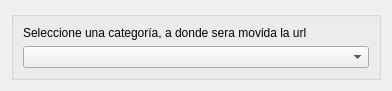
<?xml version="1.0" encoding="UTF-8"?>
<ui version="4.0">
 <class>CategoryDialog</class>
 <widget class="QDialog" name="CategoryDialog">
  <property name="geometry">
   <rect>
    <x>0</x>
    <y>0</y>
    <width>392</width>
    <height>91</height>
   </rect>
  </property>
  <property name="windowTitle">
   <string>Dialog</string>
  </property>
  <layout class="QVBoxLayout" name="verticalLayout_2">
   <item>
    <widget class="QGroupBox" name="groupBox">
     <property name="title">
      <string/>
     </property>
     <layout class="QVBoxLayout" name="verticalLayout">
      <item>
       <widget class="QLabel" name="label">
        <property name="text">
         <string>Seleccione una categoría, a donde sera movida la url</string>
        </property>
       </widget>
      </item>
      <item>
       <widget class="QComboBox" name="categoryComboBox"/>
      </item>
     </layout>
    </widget>
   </item>
  </layout>
 </widget>
 <resources/>
 <connections/>
</ui>
